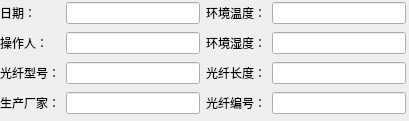
<?xml version="1.0" encoding="UTF-8"?>
<ui version="4.0">
 <class>Dialog</class>
 <widget class="QDialog" name="Dialog">
  <property name="geometry">
   <rect>
    <x>0</x>
    <y>0</y>
    <width>409</width>
    <height>121</height>
   </rect>
  </property>
  <property name="windowTitle">
   <string>Dialog</string>
  </property>
  <widget class="QWidget" name="">
   <property name="geometry">
    <rect>
     <x>0</x>
     <y>0</y>
     <width>406</width>
     <height>118</height>
    </rect>
   </property>
   <layout class="QGridLayout" name="gridLayout">
    <item row="3" column="1">
     <widget class="QLineEdit" name="lineEditProducer"/>
    </item>
    <item row="3" column="2">
     <widget class="QLabel" name="labelFiberNo">
      <property name="text">
       <string>光纤编号：</string>
      </property>
     </widget>
    </item>
    <item row="2" column="3">
     <widget class="QLineEdit" name="lineEditFiberlength"/>
    </item>
    <item row="2" column="2">
     <widget class="QLabel" name="labelFiberlength">
      <property name="text">
       <string>光纤长度：</string>
      </property>
     </widget>
    </item>
    <item row="3" column="0">
     <widget class="QLabel" name="labelProducer">
      <property name="text">
       <string>生产厂家：</string>
      </property>
     </widget>
    </item>
    <item row="3" column="3">
     <widget class="QLineEdit" name="lineEditFiberNo"/>
    </item>
    <item row="1" column="0">
     <widget class="QLabel" name="labelWorker">
      <property name="text">
       <string>操作人：</string>
      </property>
     </widget>
    </item>
    <item row="1" column="1">
     <widget class="QLineEdit" name="lineEditWorker"/>
    </item>
    <item row="1" column="2">
     <widget class="QLabel" name="labelHumidity">
      <property name="text">
       <string>环境湿度：</string>
      </property>
     </widget>
    </item>
    <item row="0" column="1">
     <widget class="QLineEdit" name="lineEditDate"/>
    </item>
    <item row="0" column="3">
     <widget class="QLineEdit" name="lineEditTemperature"/>
    </item>
    <item row="1" column="3">
     <widget class="QLineEdit" name="lineEditHumidity"/>
    </item>
    <item row="2" column="0">
     <widget class="QLabel" name="labelFibertype">
      <property name="text">
       <string>光纤型号：</string>
      </property>
     </widget>
    </item>
    <item row="2" column="1">
     <widget class="QLineEdit" name="lineEditFibertype"/>
    </item>
    <item row="0" column="2">
     <widget class="QLabel" name="labelTemperature">
      <property name="text">
       <string>环境温度：</string>
      </property>
     </widget>
    </item>
    <item row="0" column="0">
     <widget class="QLabel" name="labelDate">
      <property name="text">
       <string>日期：</string>
      </property>
     </widget>
    </item>
   </layout>
  </widget>
 </widget>
 <resources/>
 <connections/>
</ui>
